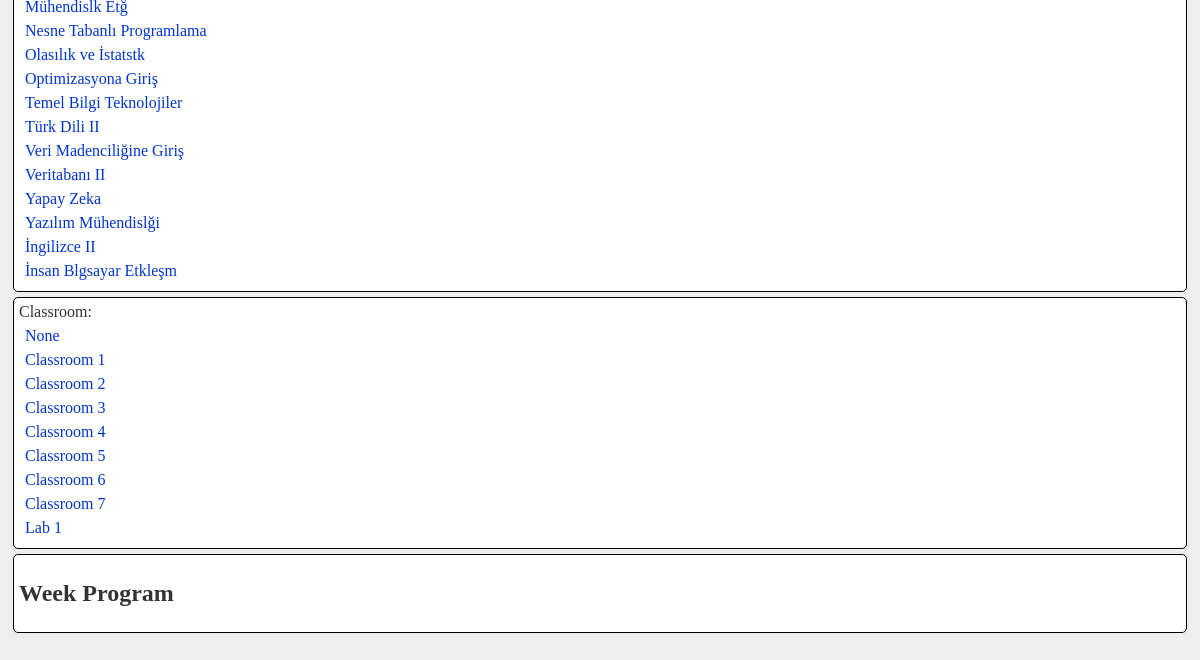
Page /week_program (signed in, lower part) on the earlier database version.
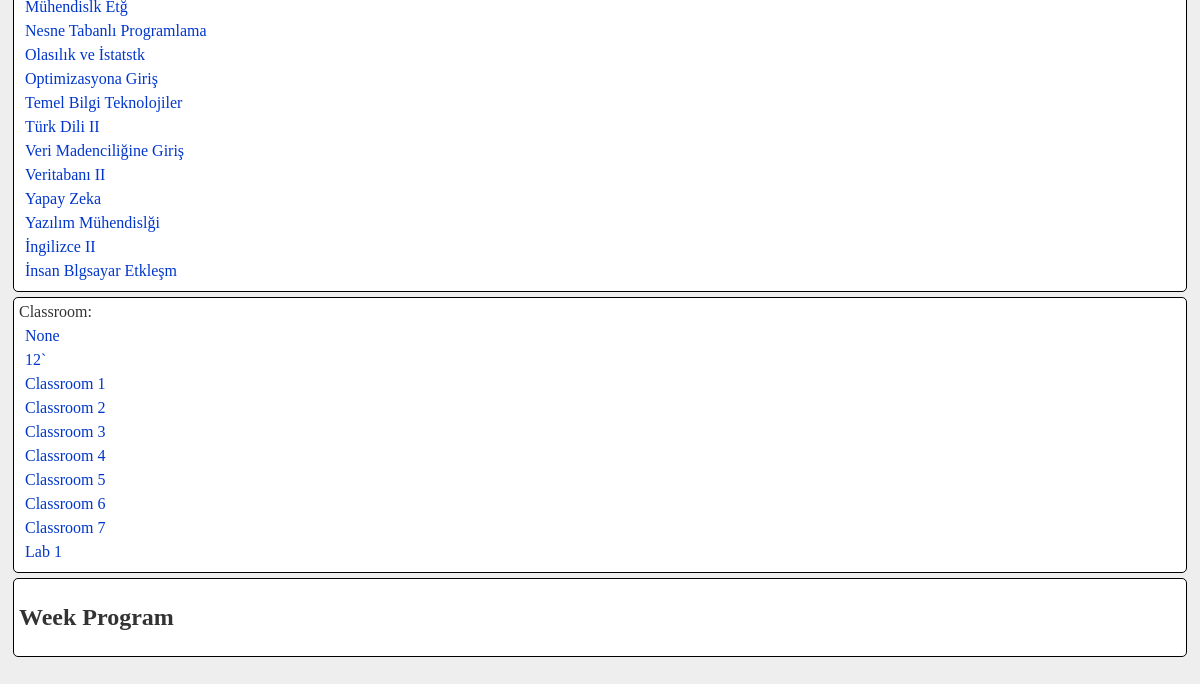
Same page on the later database version.
### models.py (models this page shows)
class LectureProfessor(db.Model):
    id = db.Column(db.Integer, primary_key=True)
    professor_id = db.Column(db.Integer, db.ForeignKey('professor.id'), nullable=False)
    lecture_id = db.Column(db.Integer, db.ForeignKey('lecture.id'), nullable=False)
    professor = db.relationship('Professor')
    lecture = db.relationship('Lecture')

class Lecture(db.Model):
    id = db.Column(db.Integer, primary_key=True)
    code = db.Column(db.String, unique=True, nullable=False)
    name = db.Column(db.String, nullable=False)
    hours = db.Column(db.Integer, nullable=False)
    year = db.Column(db.Integer, nullable=False)

class Classroom(db.Model):
    id = db.Column(db.Integer, primary_key=True)
    name = db.Column(db.String(100), unique=True, nullable=False)
    capacity = db.Column(db.Integer, nullable=False)

### routes/week_schedual.py (the view)
@weekschedual_bp.route("/week_program")
@login_required
def week_program():
    students_number = request.args.get('students_number', type=str)
    professors_numbers = request.args.getlist('professors_numbers')
    if students_number and current_user.role_id != 1 and current_user.number != students_number:
        return "Unauthorized", 401
    professors_numbers = "&".join(map(
        lambda x: "professors_numbers=" + x,
        professors_numbers
    ))
    professors = Professor.query.order_by(Professor.name).all()
    if current_user.role_id == 1:
        detailed_lectures = get_detailed_lectures()
        detailed_lectures.sort(key=lambda x: x["name"])
        for i in range(len(detailed_lectures)):
            detailed_lectures[i] = get_fully_detailed_lecture(detailed_lectures[i])
    else:
        detailed_lectures = None
    if current_user.role_id == 1:
        classrooms = [
            {
                "id": classroom.id,
                "name": classroom.name,
                "capacity": classroom.capacity
            }
            for classroom in Classroom.query.order_by(Classroom.name).all()
        ]
    else:
        classrooms = None
    hours = [
        hour.name
        for hour in db.session.query(Hour).all()
    ]
    days = [
        day.name
        for day in db.session.query(Day).all()
    ]
    return render_template(
        "week_program.html",
        students_number=students_number,
        professors_numbers=professors_numbers,
        professors=professors,
        lectures=detailed_lectures,
        classrooms=classrooms,
        days=days,
        hours=hours,
        current_user=current_user
    )

### app.py (called while the page is built)
@login_manager.user_loader
def load_user(user_id):
    return db.session.get(User, int(user_id))

### pyscripts/week_generator.py (called while the page is built)
def get_fully_detailed_lecture(detailed_lecture):
    professor = Professor.query.filter(Professor.id == detailed_lecture["professor"]["id"]).first()
    detailed_lecture["professor"]["name"] = professor.name
    detailed_lecture["professor"]["number"] = professor.number
    students = Student.query.filter(Student.id.in_(detailed_lecture["studentIds"])).all()
    detailed_lecture["studentNumbers"] = [
        student.number
        for student in students
    ]
    return detailed_lecture

### templates/week_program.html (shortened to what this page needs)
<!DOCTYPE html>
<html lang="en">
<head>
    <link rel="stylesheet" href="/static/style.css">
</head>
    <div class="container">
        <div class="filters">
                {% if current_user.role_id == 1 %}
                <div class="bordered">
                    <br>
                    {% for lecture in lectures %}
                        <a href="#" onclick="updateCurrentLecture({{ loop.index-1 }})">{{lecture.name}}</a>
                    {% endfor %}
                </div>
                <div class="bordered">
                    <label>Classroom:</label>
                    <br>
                    <a href="#" onclick="updateCurrentClassroom(null)">None</a>
                    {% for classroom in classrooms %}
                        <a href="#" onclick="updateCurrentClassroom({{ loop.index-1 }})">{{classroom.name}}</a>
                    {% endfor %}
                </div>
            {% endif %}
        </div>
        <div class="week-table bordered">
            <h2>Week Program</h2>
        </div>
    </div>
</body>
</html>

Differences in the rows shown:
added Classroom: name "12`"
